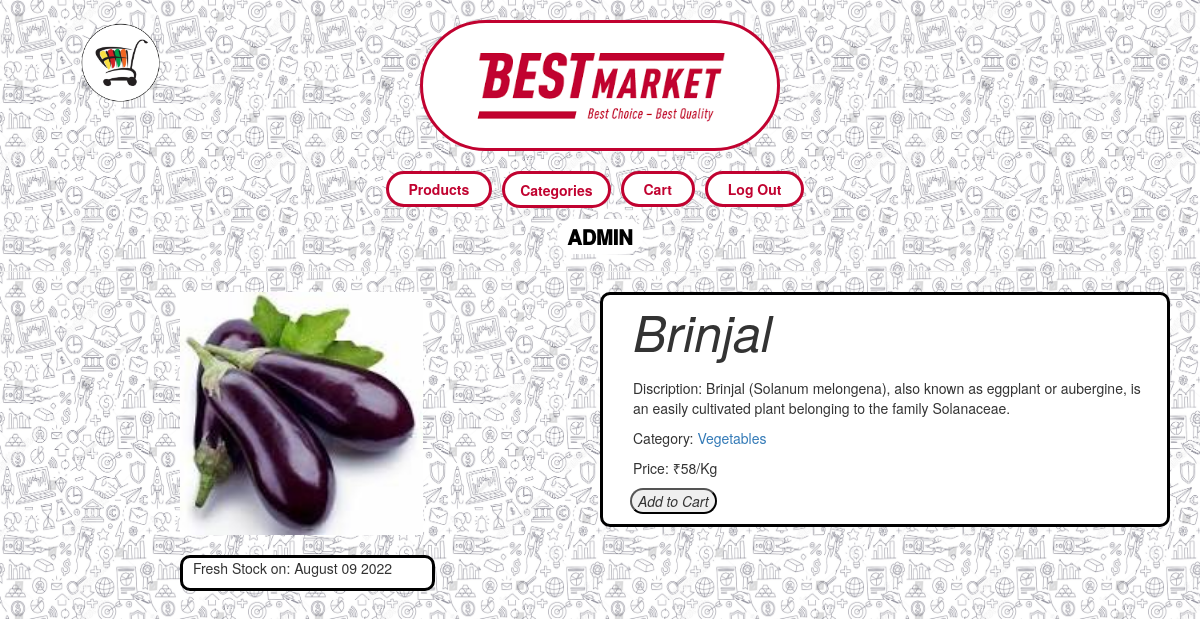
/product/2 (signed in), run on the app's committed database.
### market/models.py (models this page shows, shortened)
class User(AbstractUser):
    pass

class Product(models.Model):
    title = models.CharField(max_length=100)
    description = models.TextField()
    category = models.ForeignKey('Category', on_delete=models.CASCADE, related_name='category_for_the_product', default=3)
    price = models.IntegerField()
    date = models.DateTimeField(default=timezone.now)
    image = models.ImageField(upload_to='images', blank=True, null=True)
    unit = models.ForeignKey('Units', on_delete=models.CASCADE, related_name='units_for_the_product', default=3)
    def datepublished(self):
        return self.date.strftime('%B %d %Y')

class Category(models.Model):
    name = models.CharField(max_length=50)
    def __str__(self):
        return self.name

class Units(models.Model):
    name = models.CharField(max_length=50)
    def __str__(self):
        return self.name

### market/views.py (the view)
# urls.py: path("product/<str:product>", views.product_view, name="product_view"),
def product_view(request, product):
    if request.method == 'GET':
        categories = Category.objects.all()
        if request.user.id is None:
            return redirect('login')
        my_watchlist = Watchlist.objects.get(user=request.user)
        product = Product.objects.get(id=product)
        if (Quantity.objects.filter(user=request.user).filter(products=product)):
            quantity = Quantity.objects.filter(user = request.user).filter(products = product)
            quantity = Quantity.objects.get(id = quantity[0].id)
        else:
            quantity= None
        context = {
            'quantity':quantity,
            'product': product,
            'my_watchlist': my_watchlist,
            'categories': categories,
        }
        return render(request, 'market/product_view.html', context)

### market/templates/market/product_view.html (shortened to what this page needs)
{% extends "market/layout.html" %}
{% load static %}
{% block body %}
<div class="container">
    <div class="row" id="product">
        <div class="col-lg-6 img-product">
            {% if product.image %}
                <img class="img-fluid" src="{{product.image.url}}" alt="connect" style="max-height:300px; width: 60%;">
            {% endif %}
            <div class="p-stock">
                <p class="product product-description product-date">Fresh Stock on: {{product.datepublished}}</p>
            </div>
        </div>
        <div class="col-lg-6 product-card" style="background-color: white; border-radius: 10px; border-color: black; border-style: solid;">
            <p class="product-title" style="font-size: 50px;"><i>{{product.title}}</i></p>
            <p class="product-description">Discription: {{product.description}}</p>
            <p class="product product-description product-category">Category: <a class="" href="{% url 'category' category=product.category.name %}">{{product.category}}</a></p>
            <p class="product-price">Price:  &#8377;{{product.price}}/{{product.unit}}</p>
            {% if request.user != product.user %}
                <div class="row view-product-row">
                        {% if product not in my_watchlist.products.all %}
                            <form id="addToWatchlist" action="{% url 'add_to_watchlist' product=product.id %}">
                                <button id="button-product" class="button-product-add-cart" type="submit" style="border-radius: 25px;"><i id="heart" class="fa fa-heart-o"> Add to Cart</i></button>
                            </form>
                        {% endif %}
                </div>
            {% endif %}
        </div>
    </div>
</div>
{% endblock %}

### market/templates/market/layout.html (shortened to what this page needs)
{% load static %}
<!DOCTYPE html>
<html lang="en">
    <head>
        <link rel="stylesheet" href="https://stackpath.bootstrapcdn.com/bootstrap/4.4.1/css/bootstrap.min.css">
        <link rel="stylesheet" href="https://maxcdn.bootstrapcdn.com/bootstrap/3.4.1/css/bootstrap.min.css">
        <link href="{% static 'market/styles.css' %}" rel="stylesheet">
    </head>
    <body>
        <div style="text-align: center;">
            <div class="left-logo" style="margin-left: 8rem; position: fixed;">
                <img src="{% static 'market/logo.png' %}" width="80px">
            </div>
            <div style="width: 100%; position: relative;">
                <div class="right-logo" style="border-radius: 100px; padding: 20px; background-color: white; border:solid; border-color: #c10230; margin-top: 2rem;">
                    <img src="{% static 'market/images.png' %}" width="250px">
                </div>
            </div>
        </div>
        <br/>
            <ul class="nav sticky-div" style="justify-content: center; width: 100%;">
                <li class="nav-item handle-product" style="padding-right: 10px;">
                    <b>
                        <a class="{% if request.resolver_match.url_name == 'index' %}nav-link active{%else%}nav-link unactive{% endif %}" href="{% url 'index' %}">Products</a>
                    </b>
                </li>
                {% if categories %}
                <nav class="nav-item" style="padding-right: 10px;">
                    <div class="mx-auto order-0">
                        <ul class="navbar-nav ml-auto">
                            <li class="nav-item dropdown category ">
                                <a class="{% if request.resolver_match.url_name == 'category' %}nav-link active{%else%}nav-link unactive{% endif %}" href="#" id="navbarDropdown" role="button" data-toggle="dropdown" aria-haspopup="true" aria-expanded="false" style="padding-left: 15px; padding-right: 15px; padding-top: 5.5px; padding-bottom: 5px;" onclick="setClass()">
                                    <span><b>Categories</b></span>
                                </a>
                            </li>
                        </ul>
                    </div>
                </nav>
                {% endif %}
                {% if user.is_authenticated %}
                    <li class="nav-item handle-cart" style="padding-right: 10px;">
                        <b>
                            <a class="{% if request.resolver_match.url_name == 'watchlist' %}nav-link active{%else%}nav-link unactive{% endif %}" href="{% url 'watchlist' %}">Cart</a>
                        </b>
                    </li>
                    <li class="nav-item" style="padding-right: 10px;">
                        <b>
                            <a class="{% if request.resolver_match.url_name == 'logout' %}nav-link active{%else%}nav-link unactive{% endif %}" href="{% url 'logout' %}">Log Out</a>
                        </b>
                    </li>
                {% endif %}
            </ul>
            <div class="sticky-div2" style="text-align: center; margin-top: 15px;">
                {% if user.is_authenticated %}
                <span style="padding: 3px; margin-top: 5px; font-weight: 1000; font-size: 20px; background-color: white; border-radius: 25px; padding-left: 10px; padding-right: 10px;">
                    <span style="font-weight: 1200; color: rgb(0, 0, 0);">{{user.username | upper}}</span>
                </span>
                {% endif %}
            </div>
        <hr>
        {% block body %}
        {% endblock %}
    </body>
</html>

### market/static/market/styles.css (style rules this page uses)
body { background-color: white; height: 100%; background-image: url('./321.jpg'); background-size: 300px 300px; background-attachment: fixed; }
.button-product-add-cart { margin-left: 1.2rem; }
.unactive { background-color: white; color: #c10230; border-radius: 25px; padding-left: 20px; padding-right: 20px; border: solid; border-color: #c10230; }
.right-logo { margin-left: 39%; margin-right: 39%; }
@media (max-width:1400px) { .right-logo { margin-left: 37%; margin-right: 37%; } }
@media (max-width:1200px) { .right-logo { margin-left: 35%; margin-right: 35%; } }
.product-card { text-align: left; padding-left: 30px; }
.product-card { margin-right: auto; }
.p-stock { background-color: white; margin-top: 20px; padding-left: 10px; margin-right: 150px; border-radius: 10px; border-color: black; border-style: solid; }
.img-product { padding-left: 15rem; }
.product-card { margin-bottom: auto; }

### data on the page
User: username "ADMIN"
Product: image (picture), datepublished "August 09 2022", title "Brinjal", description "Brinjal (Solanum melongena), also known as eggplant or aubergine, is an easily cultivated plant belonging to the family Solanaceae.", category "Vegetables", price "58", unit "Kg"
